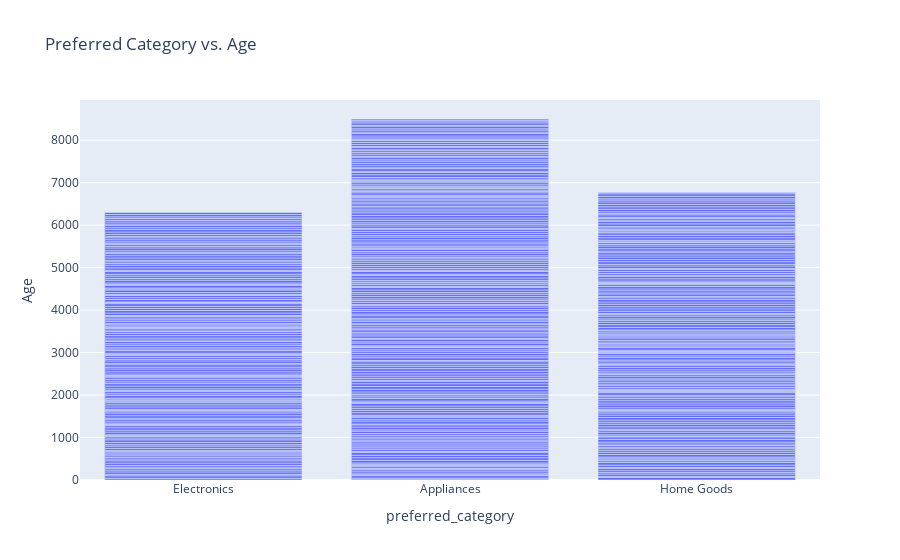

Notebook code for this chart:
### Markdown cell above
bar chart between age and preferred category

### Code cell
fig_age_category = px.bar(dataset, x='preferred_category', y='age',
                          title='Preferred Category vs. Age', labels={'age': 'Age'},
                          category_orders={'preferred_category': ['Electronics', 'Appliances', 'Home Goods']})

fig_age_category.show()

### Figure 1 — Plotly figure (JSON) as saved in the notebook; plotly's stock layout.template omitted (floating-point values rounded to 4 significant figures; data arrays with more than 128 entries replaced by an {"elided": "..."} marker saying what was removed)
{"data": [{"alignmentgroup": "True", "hovertemplate": "preferred_category=%{x}<br>Age=%{y}<extra></extra>", "legendgroup": "", "marker": {"color": "#636efa", "pattern": {"shape": ""}}, "name": "", "offsetgroup": "", "orientation": "v", "showlegend": false, "textposition": "auto", "type": "bar", "x": {"elided": "500 str values"}, "xaxis": "x", "y": {"elided": "500 int values"}, "yaxis": "y"}], "layout": {"barmode": "relative", "legend": {"tracegroupgap": 0}, "title": {"text": "Preferred Category vs. Age"}, "xaxis": {"anchor": "y", "categoryarray": ["Electronics", "Appliances", "Home Goods"], "categoryorder": "array", "domain": [0, 1], "title": {"text": "preferred_category"}}, "yaxis": {"anchor": "x", "domain": [0, 1], "title": {"text": "Age"}}}}
